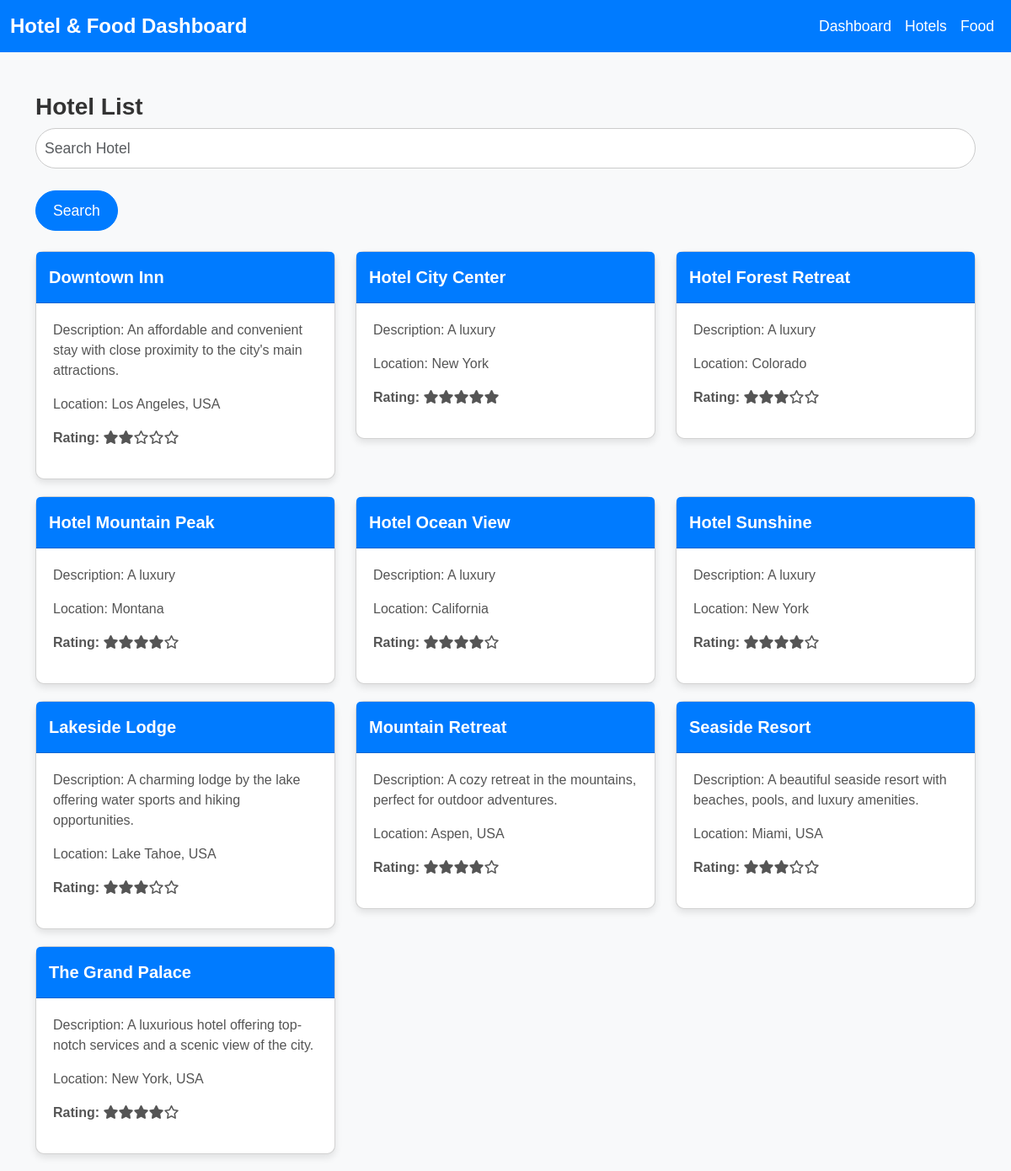
The page /hotel_list.php on the database its author committed.
### tables this page shows
CREATE TABLE `hotel` (
  `hotel_id` int(11) NOT NULL,
  `hotel_name` varchar(255) NOT NULL,
  `location` varchar(255) DEFAULT NULL,
  `description` text DEFAULT NULL,
  `created_at` datetime DEFAULT current_timestamp(),
  `rating` float NOT NULL
);

### hotel_list.php (the view, shortened to what this page needs)
<?php
include('config.php');
$search_term = '';
if (isset($_POST['search'])) {
    $search_term = mysqli_real_escape_string($conn, $_POST['search']);
    $query = "SELECT * FROM hotel WHERE hotel_name LIKE '%$search_term%' ORDER BY hotel_name";
} else {
    $query = "SELECT * FROM hotel ORDER BY hotel_name";
}
$result = mysqli_query($conn, $query);
?>
<!DOCTYPE html>
<html lang="en">
<head>
    <link href="https://cdn.jsdelivr.net/npm/bootstrap@5.3.0-alpha1/dist/css/bootstrap.min.css" rel="stylesheet">
    <link href="https://cdnjs.cloudflare.com/ajax/libs/font-awesome/6.0.0-beta3/css/all.min.css" rel="stylesheet">
    <link href="assets/css/style.css" rel="stylesheet">
</head>
<body>
    <nav class="navbar navbar-expand-lg navbar-dark bg-primary">
        <div class="container-fluid">
            <a class="navbar-brand" href="#">Hotel & Food Dashboard</a>
            <div class="collapse navbar-collapse" id="navbarNav">
                <ul class="navbar-nav ms-auto">
                    <li class="nav-item">
                        <a class="nav-link" href="index.php">Dashboard</a>
                    </li>
                    <li class="nav-item">
                        <a class="nav-link active" href="hotel_list.php">Hotels</a>
                    </li>
                    <li class="nav-item">
                        <a class="nav-link" href="food_list.php">Food</a>
                    </li>
                </ul>
            </div>
        </div>
    </nav>
    <div class="container mt-5">
        <h3>Hotel List</h3>
        <form method="POST" class="mb-4">
            <input type="text" name="search" class="form-control search-input" placeholder="Search Hotel" value="<?= $search_term ?>">
            <button type="submit" class="btn btn-primary mt-3 search-button">Search</button>
        </form>
        <div class="row">
            <?php while ($row = mysqli_fetch_assoc($result)) : ?>
                <div class="col-md-4">
                    <div class="card">
                        <div class="card-header"><?= $row['hotel_name'] ?></div>
                        <div class="card-body">
                            <p>Description: <?= $row['description'] ?></p>
                            <p>Location: <?= $row['location'] ?></p>
                            <p><strong>Rating:</strong>
                                <?php
                                $rating = $row['rating'];
                                for ($i = 1; $i <= 5; $i++) {
                                    if ($i <= $rating) {
                                        echo '<i class="fas fa-star"></i>';
                                    } else {
                                        echo '<i class="far fa-star"></i>';
                                    }
                                }
                                ?>
                            </p>
                        </div>
                    </div>
                </div>
            <?php endwhile; ?>
        </div>
    </div>
</body>
</html>

### assets/css/style.css (style rules this page uses)
body { font-family: 'Arial', sans-serif; background-color: #f8f9fa; color: #333; margin: 0; padding: 0; }
.navbar { background-color: #007bff !important; }
.navbar-brand { font-weight: bold; font-size: 1.5rem; }
.nav-link { color: white !important; font-size: 1.1rem; }
.container { margin-top: 20px; }
h1, h3 { font-family: 'Arial', sans-serif; font-weight: 600; color: #333; }
.btn { font-size: 1.1rem; font-weight: 500; padding: 10px 20px; border-radius: 30px; transition: background-color 0.3s ease; }
.btn-primary { background-color: #007bff; border-color: #007bff; }
.card { border-radius: 10px; box-shadow: 0 4px 8px rgba(0, 0, 0, 0.1); background-color: #fff; margin-bottom: 20px; transition: transform 0.3s ease, box-shadow 0.3s ease; }
.card-header { background-color: #007bff; color: #fff; font-weight: bold; font-size: 1.25rem; padding: 15px; }
.card-body { padding: 20px; }
.card-body p { font-size: 1rem; color: #555; }
.search-input { width: 100%; padding: 10px; font-size: 1.1rem; border-radius: 25px; border: 1px solid #ccc; margin-bottom: 10px; }
.search-button { background-color: #007bff; border-color: #007bff; color: white; padding: 10px 20px; font-size: 1.1rem; border-radius: 30px; cursor: pointer; }

### rows shown on the page
hotel: hotel_name "Downtown Inn", description "An affordable and convenient stay with close proximity to the city's main attractions.", location "Los Angeles, USA"
hotel: hotel_name "Hotel City Center", description "A luxury", location "New York", rating 5 (drawn)
hotel: hotel_name "Hotel Forest Retreat", description "A luxury", location "Colorado"
hotel: hotel_name "Hotel Mountain Peak", description "A luxury", location "Montana"
hotel: hotel_name "Hotel Ocean View", description "A luxury", location "California"
hotel: hotel_name "Hotel Sunshine", description "A luxury", location "New York"
hotel: hotel_name "Lakeside Lodge", description "A charming lodge by the lake offering water sports and hiking opportunities.", location "Lake Tahoe, USA"
hotel: hotel_name "Mountain Retreat", description "A cozy retreat in the mountains, perfect for outdoor adventures.", location "Aspen, USA"
hotel: hotel_name "Seaside Resort", description "A beautiful seaside resort with beaches, pools, and luxury amenities.", location "Miami, USA"
hotel: hotel_name "The Grand Palace", description "A luxurious hotel offering top-notch services and a scenic view of the city.", location "New York, USA"
